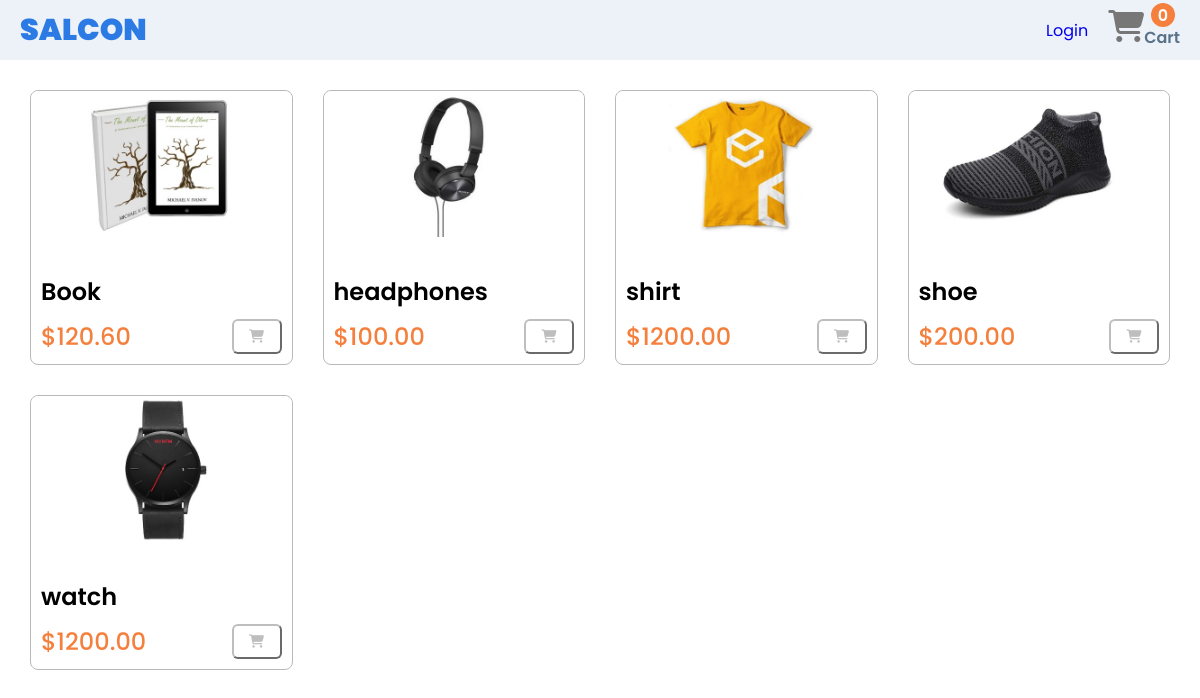
The page / on the database its author committed.
### base/models.py (models this page shows, shortened)
class products(models.Model):
    image = models.ImageField(null=True, blank=True, upload_to="products/")
    name = models.CharField(max_length=70)
    price = models.DecimalField(max_digits=10, decimal_places=2)

### base/views.py (the view)
# urls.py: path('', views.homePage.as_view(), name="home-page"),
class homePage(ListView):
    template_name = "base/Home.html"
    model = products
    context_object_name = 'products'
    def get_context_data(self, **kwargs):
        context = super().get_context_data(**kwargs)
        if self.request.user.is_authenticated:
            user_orders = orderItem.objects.filter(cumstomer = self.request.user)
            context["cart_total"] = get_totalOrders(user_orders)
        else:
            context["cart_total"] = getTotalItems(self.request)
        return context
    def get(self, request, *args, **kwargs):
        getTotalItems(request)
        return super().get(request, *args, **kwargs)

### base/utils.py (called while the page is built)
def say(request):
    try:
        cart_products = json.loads(request.COOKIES['items'])
        return cart_products
    except Exception as e:
        return {}

def getTotalItems(request):
    product_list = say(request)
    total = 0
    for product in product_list:
        total += product_list[product]['quantity']
    return total

### base/templates/base/Home.html
{% extends 'base/main.html' %}
{%  block content %}
<div class="product-grid">
    {% for product in products %}
    <div class="product">
        <img class="product-image" src="{{product.image.url}}" width="300px">
        <span class="product-name">{{product.name}}</span>
        <div>
            <span class="product-price">${{product.price}}</span>
            <button class="cart-btn" data-product="{{product.name}}" data-action="create">
                <i class="fa-solid fa-cart-shopping cart-btn"></i>
            </button>
        </div>
    </div>
    {% endfor %}
</div>
{% endblock %}

### base/templates/base/main.html (shortened to what this page needs)
{% load static %}
<!DOCTYPE html>
<html lang="en">
<head>
    <link rel="stylesheet" href="{% static '/css/style.css' %}">
    <link rel="stylesheet" href="{% static '/css/payment.css' %}">
    <link rel="stylesheet" href="{% static '/css/addAddress.css' %}">
</head>
<body>
    <header>
        <a href="{% url 'home-page' %}" class="logo">SALCON</a>
        <div class="acc">
            {% if user.is_authenticated %}
            <div class="dropDown">
                <div class="user" onclick=" toogleMenu() ">
                    <button>{{ user.getInitial }}</button>
                </div>
                <div class="log-out" id="subMenu">
                    <a href="{% url 'logout' %}">
                        <box-icon name='log-out'></box-icon>
                        Log out
                    </a>
                </div>
            </div>
            {% else %}
                <a href="{% url 'login' %}" class="login">Login</a>
            {% endif %}
            <a href="{% url 'checkout' %}" class="cart">
                <i class="fa-solid fa-cart-shopping fa-2x"></i>
                <span class="cart-count">{{cart_total}}</span>
                <p>Cart</p>
            </a>
        </div>
    </header>
    <main>
        {% block content %}
        {% endblock %}
    </main>
</body>
</html>

### static/css/style.css (style rules this page uses)
* { padding: 0; margin: 0; box-sizing: border-box; font-family: 'Poppins', sans-serif; }
header { display: flex; justify-content: space-between; background-color: rgb(237, 242, 249); height: 60px; align-items: center; padding: 0 20px; }
header .logo { text-decoration: none; font-size: 30px; font-weight: 900; color: rgb(44, 123, 229); }
header .cart { display: flex; position: relative; cursor: pointer; text-decoration: none; }
header .cart i { color: rgb(119, 119, 119); }
header .cart p { margin-top: 15px; font-weight: 600; color: rgb(89, 114, 136); }
header .cart span { display: flex; justify-content: center; align-items: center; width: 24px; height: 24px; position: absolute; background-color: rgb(245, 128, 62); border-radius: 40px; top: -7px; right: 5px; font-weight: 600; color: white; }
main .product-grid { display: grid; grid-template-columns: 1fr 1fr 1fr 1fr; column-gap: 30px; row-gap: 30px; padding: 30px; }
main .product-grid .product { width: 100%; border: 1px solid; border-radius: 8px; border-color: rgb(185, 185, 185); }
main .product-grid .product div { margin-top: 10px; margin-bottom: 10px; display: flex; justify-content: space-between; padding: 0 10px; }
.product-price { font-size: 1.5rem; font-weight: 500; color: rgb(245, 128, 62); }
main .product-grid .product div button { width: 50px; border-color: rgb(190, 190, 190); box-shadow: 10px; border-radius: 6px; background-color: white; cursor: pointer; }
.cart-btn { color: rgb(190, 190, 190); }
main .product-grid .product .product-name { font-size: 1.5rem; font-weight: 530; margin-left: 10px; }
main .product-grid .product .product-image { width: 100%; border-top-left-radius: 8px; border-top-right-radius: 8px; margin-bottom: 30px; }
.acc { display: flex; column-gap: 20px; align-items: center; justify-self: center; }
.login { text-decoration: none; }

### rows shown on the page
products: image (picture), name "Book", price "120.60"
products: image (picture), name "headphones", price "100.00"
products: image (picture), name "shirt", price "1200.00"
products: image (picture), name "shoe", price "200.00"
products: image (picture), name "watch", price "1200.00"

### other values the page prints
{{ cart_total }} "0"
